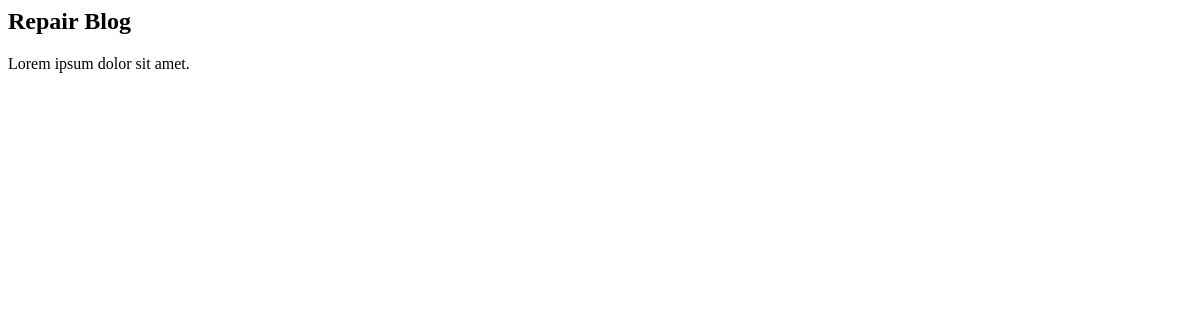
/blog/, run on an earlier commit of the app's database.
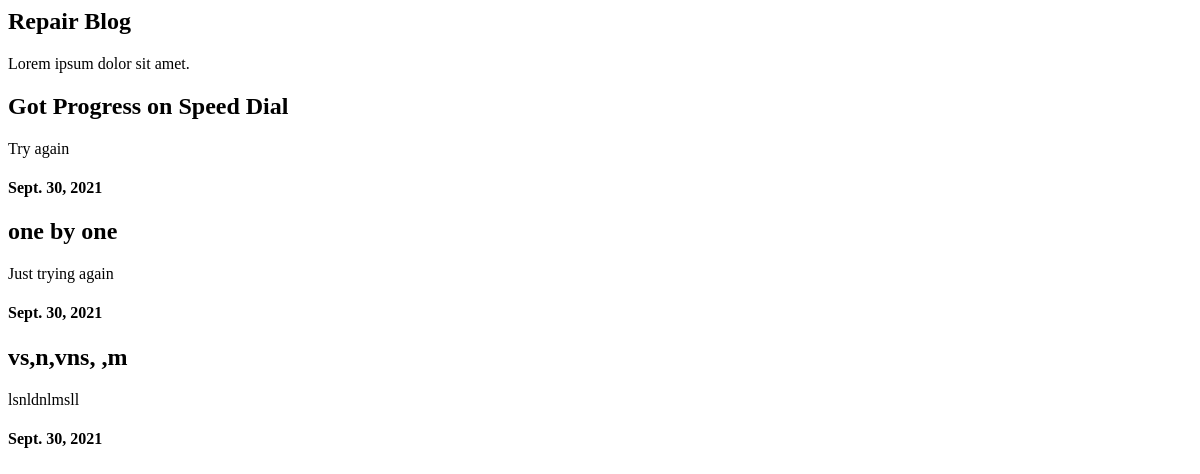
And on a later commit of the database.
### blog/models.py (models this page shows)
class Blog(models.Model):
    title = models.CharField(max_length=100)
    body = models.TextField()
    date = models.DateField()

### blog/views.py (the view)
# urls.py: path('', views.main_blog, name='main_blogs'),
def main_blog(request):
    blogs = Blog.objects.order_by('-date')[:3]
    return render(request,'blog/main_blog.html',{'blogs':blogs})

### blog/templates/blog/main_blog.html
<h2>Repair Blog</h2>
<p>Lorem ipsum dolor sit amet.</p>
{% for blog in blogs %}
<h2>{{ blog.title }}</h2>
<p>{{ blog.body}}</p>
<h4>{{ blog.date}}</h4>
{% endfor %}

What changed in the data, as far as the page shows it:
added Blog: title "Got Progress on Speed Dial", body "Try again", date "Sept. 30, 2021"
added Blog: title "one by one", body "Just trying again", date "Sept. 30, 2021"
added Blog: title "vs,n,vns, ,m", body "lsnldnlmsll", date "Sept. 30, 2021"
